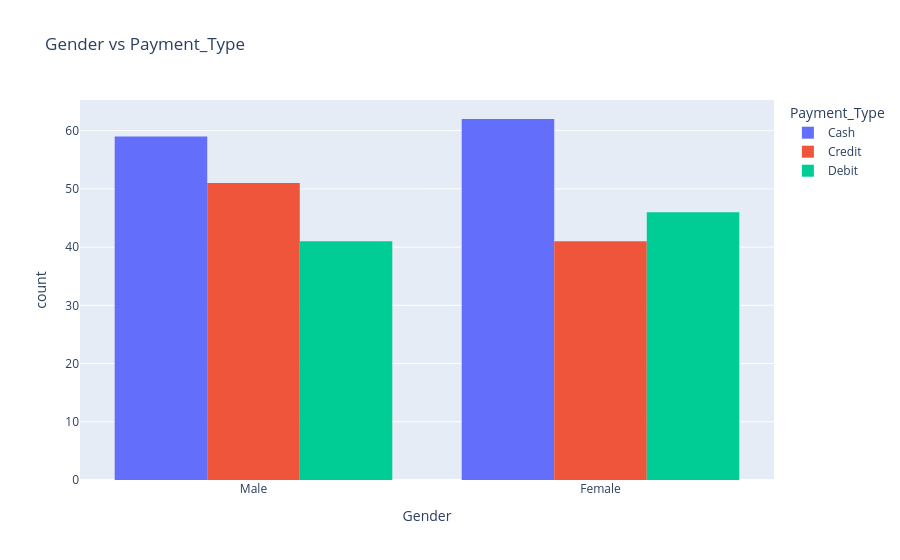
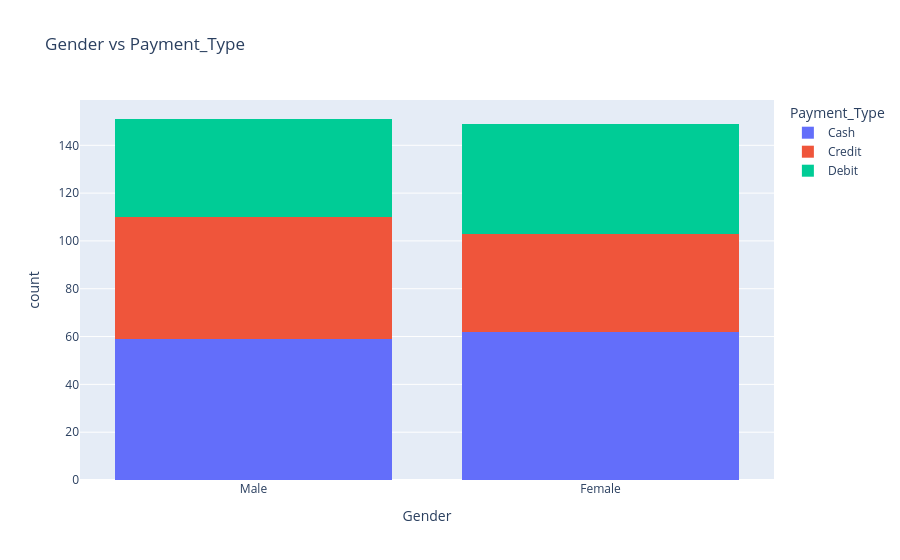
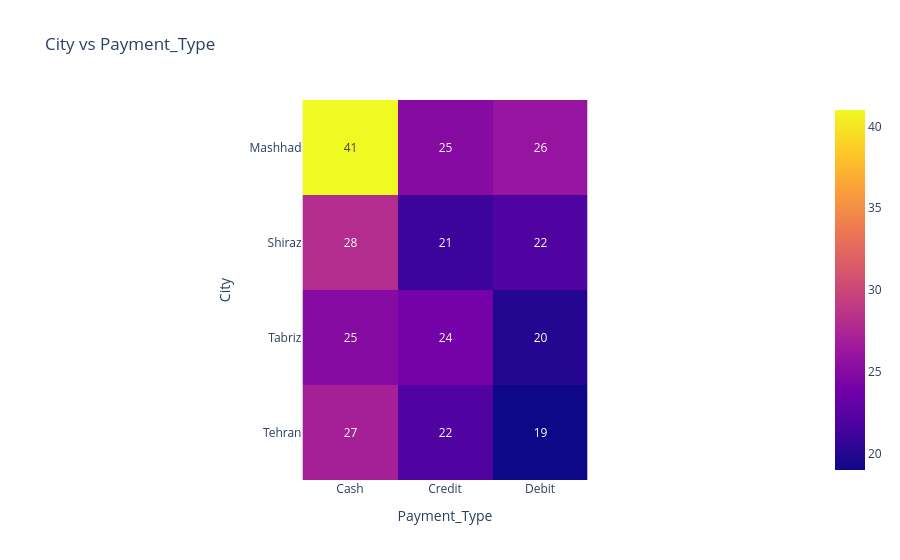

Notebook cell for these charts, in order:
### Code cell
fig4 = categorical_bivariate_plot(
    df,
    "Gender",
    "Payment_Type",
    "grouped_bar"
)
fig4.show()


fig5 = categorical_bivariate_plot(
    df,
    "Gender",
    "Payment_Type",
    "stacked_bar"
)
fig5.show()


fig6 = categorical_bivariate_plot(
    df,
    "City",
    "Payment_Type",
    "heatmap"
)
fig6.show()

### Figure 1 — Plotly figure (JSON) as saved in the notebook; plotly's stock layout.template omitted (floating-point values rounded to 4 significant figures)
{"data": [{"alignmentgroup": "True", "bingroup": "x", "hovertemplate": "Payment_Type=Cash<br>Gender=%{x}<br>count=%{y}<extra></extra>", "legendgroup": "Cash", "marker": {"color": "#636efa", "pattern": {"shape": ""}}, "name": "Cash", "offsetgroup": "Cash", "orientation": "v", "showlegend": true, "type": "histogram", "x": ["Male", "Female", "Male", "Female", "Female", "Female", "Female", "Female", "Female", "Female", "Female", "Female", "Male", "Female", "Male", "Male", "Female", "Female", "Female", "Female", "Female", "Male", "Male", "Male", "Female", "Female", "Female", "Male", "Female", "Male", "Female", "Male", "Female", "Female", "Female", "Female", "Female", "Female", "Female", "Female", "Male", "Male", "Male", "Male", "Male", "Male", "Female", "Female", "Male", "Female", "Female", "Male", "Male", "Male", "Female", "Female", "Female", "Male", "Male", "Female", "Male", "Male", "Male", "Female", "Male", "Male", "Male", "Male", "Female", "Male", "Female", "Female", "Male", "Male", "Male", "Male", "Male", "Female", "Female", "Female", "Male", "Female", "Male", "Male", "Male", "Male", "Female", "Male", "Male", "Female", "Female", "Female", "Female", "Male", "Male", "Female", "Male", "Male", "Female", "Male", "Male", "Male", "Female", "Female", "Male", "Male", "Male", "Female", "Female", "Female", "Female", "Male", "Female", "Male", "Male", "Male", "Female", "Female", "Male", "Male", "Female"], "xaxis": "x", "yaxis": "y"}, {"alignmentgroup": "True", "bingroup": "x", "hovertemplate": "Payment_Type=Credit<br>Gender=%{x}<br>count=%{y}<extra></extra>", "legendgroup": "Credit", "marker": {"color": "#EF553B", "pattern": {"shape": ""}}, "name": "Credit", "offsetgroup": "Credit", "orientation": "v", "showlegend": true, "type": "histogram", "x": ["Female", "Male", "Male", "Male", "Male", "Male", "Female", "Male", "Female", "Female", "Female", "Male", "Male", "Male", "Female", "Male", "Male", "Male", "Female", "Female", "Male", "Male", "Male", "Male", "Male", "Female", "Female", "Female", "Female", "Male", "Female", "Female", "Male", "Female", "Male", "Female", "Female", "Female", "Female", "Male", "Female", "Female", "Male", "Female", "Female", "Female", "Male", "Male", "Male", "Male", "Male", "Female", "Male", "Male", "Male", "Female", "Male", "Male", "Male", "Female", "Male", "Male", "Male", "Female", "Female", "Female", "Male", "Male", "Male", "Female", "Male", "Male", "Female", "Female", "Female", "Male", "Male", "Female", "Male", "Male", "Female", "Male", "Female", "Female", "Male", "Male", "Female", "Male", "Male", "Male", "Female", "Female"], "xaxis": "x", "yaxis": "y"}, {"alignmentgroup": "True", "bingroup": "x", "hovertemplate": "Payment_Type=Debit<br>Gender=%{x}<br>count=%{y}<extra></extra>", "legendgroup": "Debit", "marker": {"color": "#00cc96", "pattern": {"shape": ""}}, "name": "Debit", "offsetgroup": "Debit", "orientation": "v", "showlegend": true, "type": "histogram", "x": ["Male", "Male", "Male", "Female", "Male", "Male", "Female", "Female", "Male", "Female", "Male", "Male", "Female", "Female", "Female", "Male", "Male", "Female", "Male", "Female", "Male", "Female", "Male", "Female", "Female", "Female", "Female", "Male", "Female", "Female", "Female", "Female", "Female", "Female", "Male", "Male", "Male", "Male", "Male", "Female", "Male", "Male", "Female", "Female", "Male", "Female", "Female", "Female", "Female", "Male", "Female", "Male", "Male", "Male", "Female", "Male", "Female", "Male", "Male", "Male", "Male", "Male", "Male", "Female", "Female", "Female", "Male", "Female", "Female", "Female", "Female", "Female", "Female", "Male", "Male", "Male", "Male", "Female", "Female", "Male", "Female", "Male", "Female", "Female", "Female", "Male", "Female"], "xaxis": "x", "yaxis": "y"}], "layout": {"barmode": "group", "legend": {"title": {"text": "Payment_Type"}, "tracegroupgap": 0}, "title": {"text": "Gender vs Payment_Type"}, "xaxis": {"anchor": "y", "domain": [0, 1], "title": {"text": "Gender"}}, "yaxis": {"anchor": "x", "domain": [0, 1], "title": {"text": "count"}}}}

### Figure 2 — Plotly figure (JSON) as saved in the notebook; plotly's stock layout.template omitted (floating-point values rounded to 4 significant figures)
{"data": [{"alignmentgroup": "True", "bingroup": "x", "hovertemplate": "Payment_Type=Cash<br>Gender=%{x}<br>count=%{y}<extra></extra>", "legendgroup": "Cash", "marker": {"color": "#636efa", "pattern": {"shape": ""}}, "name": "Cash", "offsetgroup": "Cash", "orientation": "v", "showlegend": true, "type": "histogram", "x": ["Male", "Female", "Male", "Female", "Female", "Female", "Female", "Female", "Female", "Female", "Female", "Female", "Male", "Female", "Male", "Male", "Female", "Female", "Female", "Female", "Female", "Male", "Male", "Male", "Female", "Female", "Female", "Male", "Female", "Male", "Female", "Male", "Female", "Female", "Female", "Female", "Female", "Female", "Female", "Female", "Male", "Male", "Male", "Male", "Male", "Male", "Female", "Female", "Male", "Female", "Female", "Male", "Male", "Male", "Female", "Female", "Female", "Male", "Male", "Female", "Male", "Male", "Male", "Female", "Male", "Male", "Male", "Male", "Female", "Male", "Female", "Female", "Male", "Male", "Male", "Male", "Male", "Female", "Female", "Female", "Male", "Female", "Male", "Male", "Male", "Male", "Female", "Male", "Male", "Female", "Female", "Female", "Female", "Male", "Male", "Female", "Male", "Male", "Female", "Male", "Male", "Male", "Female", "Female", "Male", "Male", "Male", "Female", "Female", "Female", "Female", "Male", "Female", "Male", "Male", "Male", "Female", "Female", "Male", "Male", "Female"], "xaxis": "x", "yaxis": "y"}, {"alignmentgroup": "True", "bingroup": "x", "hovertemplate": "Payment_Type=Credit<br>Gender=%{x}<br>count=%{y}<extra></extra>", "legendgroup": "Credit", "marker": {"color": "#EF553B", "pattern": {"shape": ""}}, "name": "Credit", "offsetgroup": "Credit", "orientation": "v", "showlegend": true, "type": "histogram", "x": ["Female", "Male", "Male", "Male", "Male", "Male", "Female", "Male", "Female", "Female", "Female", "Male", "Male", "Male", "Female", "Male", "Male", "Male", "Female", "Female", "Male", "Male", "Male", "Male", "Male", "Female", "Female", "Female", "Female", "Male", "Female", "Female", "Male", "Female", "Male", "Female", "Female", "Female", "Female", "Male", "Female", "Female", "Male", "Female", "Female", "Female", "Male", "Male", "Male", "Male", "Male", "Female", "Male", "Male", "Male", "Female", "Male", "Male", "Male", "Female", "Male", "Male", "Male", "Female", "Female", "Female", "Male", "Male", "Male", "Female", "Male", "Male", "Female", "Female", "Female", "Male", "Male", "Female", "Male", "Male", "Female", "Male", "Female", "Female", "Male", "Male", "Female", "Male", "Male", "Male", "Female", "Female"], "xaxis": "x", "yaxis": "y"}, {"alignmentgroup": "True", "bingroup": "x", "hovertemplate": "Payment_Type=Debit<br>Gender=%{x}<br>count=%{y}<extra></extra>", "legendgroup": "Debit", "marker": {"color": "#00cc96", "pattern": {"shape": ""}}, "name": "Debit", "offsetgroup": "Debit", "orientation": "v", "showlegend": true, "type": "histogram", "x": ["Male", "Male", "Male", "Female", "Male", "Male", "Female", "Female", "Male", "Female", "Male", "Male", "Female", "Female", "Female", "Male", "Male", "Female", "Male", "Female", "Male", "Female", "Male", "Female", "Female", "Female", "Female", "Male", "Female", "Female", "Female", "Female", "Female", "Female", "Male", "Male", "Male", "Male", "Male", "Female", "Male", "Male", "Female", "Female", "Male", "Female", "Female", "Female", "Female", "Male", "Female", "Male", "Male", "Male", "Female", "Male", "Female", "Male", "Male", "Male", "Male", "Male", "Male", "Female", "Female", "Female", "Male", "Female", "Female", "Female", "Female", "Female", "Female", "Male", "Male", "Male", "Male", "Female", "Female", "Male", "Female", "Male", "Female", "Female", "Female", "Male", "Female"], "xaxis": "x", "yaxis": "y"}], "layout": {"barmode": "stack", "legend": {"title": {"text": "Payment_Type"}, "tracegroupgap": 0}, "title": {"text": "Gender vs Payment_Type"}, "xaxis": {"anchor": "y", "domain": [0, 1], "title": {"text": "Gender"}}, "yaxis": {"anchor": "x", "domain": [0, 1], "title": {"text": "count"}}}}

### Figure 3 — Plotly figure (JSON) as saved in the notebook; plotly's stock layout.template omitted (floating-point values rounded to 4 significant figures)
{"data": [{"coloraxis": "coloraxis", "hovertemplate": "Payment_Type: %{x}<br>City: %{y}<br>color: %{z}<extra></extra>", "name": "0", "texttemplate": "%{z}", "type": "heatmap", "x": ["Cash", "Credit", "Debit"], "xaxis": "x", "y": ["Mashhad", "Shiraz", "Tabriz", "Tehran"], "yaxis": "y", "z": [[41, 25, 26], [28, 21, 22], [25, 24, 20], [27, 22, 19]]}], "layout": {"coloraxis": {"colorscale": [[0, "#0d0887"], [0.1111, "#46039f"], [0.2222, "#7201a8"], [0.3333, "#9c179e"], [0.4444, "#bd3786"], [0.5556, "#d8576b"], [0.6667, "#ed7953"], [0.7778, "#fb9f3a"], [0.8889, "#fdca26"], [1, "#f0f921"]]}, "title": {"text": "City vs Payment_Type"}, "xaxis": {"anchor": "y", "constrain": "domain", "domain": [0, 1], "scaleanchor": "y", "title": {"text": "Payment_Type"}}, "yaxis": {"anchor": "x", "autorange": "reversed", "constrain": "domain", "domain": [0, 1], "title": {"text": "City"}}}}
